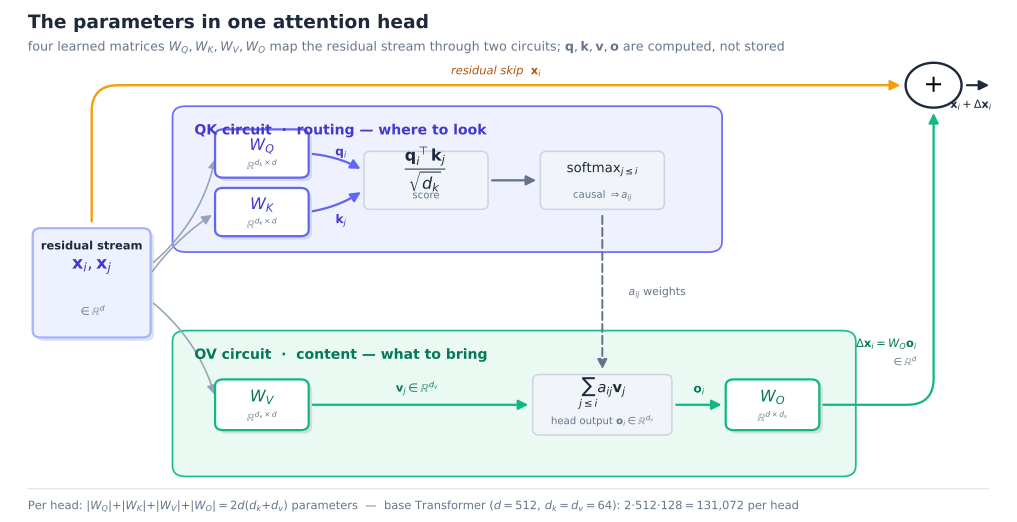

Generate this figure with Python:
"""The parameters in one attention head: a 'two-rail' block-diagram schematic (Appendix A, A.1).

A single panel, fully deterministic, no randomness (a structural schematic, not a
measurement).  Column-vector convention, matching the rest of Appendix A.

The head is drawn as TWO color-coded circuits, the spatial form of the collapse the
appendix proves next:

  QK circuit (indigo, top rail) -- routing, "where to look":
      x_i,x_j --> [W_Q],[W_K] --> q_i,k_j --> score q.k/sqrt(d_k) --> causal softmax --> a_ij
  OV circuit (emerald, bottom rail) -- content, "what to bring":
      x_j --> [W_V] --> v_j --> weighted sum  o_i = sum_j a_ij v_j --> [W_O] --> Delta x_i

The a_ij weights couple the two rails (top -> bottom); an amber arc carries the residual
skip x_i to the final add.  The FOUR learned matrices W_Q,W_K,W_V,W_O are the only
parameters (W_Q,W_K form M = W_Q^T W_K, A.2; W_V,W_O form W_OV = W_O W_V, A.3);
q,k,v,o are computed intermediates.  Shapes are symbolic (d, d_k, d_v); concrete
magnitudes are tabled in A.13.

Per-head parameter count, derived from the shapes shown:
  |W_Q| + |W_K| + |W_V| + |W_O| = 2 d_k d + 2 d_v d = 2 d (d_k + d_v).
For the base Transformer (d=512, d_k=d_v=64; ref 54) that is 2*512*128 = 131,072.

Outputs:
  qkv-head-parameters.svg
  qkv-head-parameters.json
"""
import json
import pathlib

import matplotlib
matplotlib.use("Agg")
import matplotlib.pyplot as plt
import matplotlib.patheffects as pe
from matplotlib.patches import FancyBboxPatch, FancyArrowPatch, Circle

HERE = pathlib.Path(__file__).resolve().parent

# ---------------------------------------------------------------------------
# Provenance / regeneration data (symbolic shapes + one sourced instantiation).
# ---------------------------------------------------------------------------
d_base, dk_base, dv_base = 512, 64, 64                    # base Transformer (ref 54)
params_per_head = 2 * d_base * dk_base + 2 * d_base * dv_base
data = {
    "convention": "column-vector, single attention head (Appendix A, A.1)",
    "shapes": {
        "x": "R^d", "W_Q": "R^{d_k x d}", "W_K": "R^{d_k x d}",
        "W_V": "R^{d_v x d}", "q": "R^{d_k}", "k": "R^{d_k}",
        "v": "R^{d_v}", "o": "R^{d_v}", "W_O": "R^{d x d_v}", "delta_x": "R^d",
    },
    "circuits": {"QK": "M = W_Q^T W_K (A.2)", "OV": "W_OV = W_O W_V (A.3)"},
    "param_count_per_head": "2*d*d_k + 2*d*d_v = 2 d (d_k + d_v)",
    "base_transformer": {
        "d": d_base, "d_k": dk_base, "d_v": dv_base, "h": 8,
        "params_per_head": params_per_head,
        "source": "ref 54 (Vaswani et al. 2017); magnitudes tabled in A.13",
    },
}
with open(HERE / "qkv-head-parameters.json", "w") as f:
    json.dump(data, f, indent=1)

# =============================== STYLE =====================================
BG    = "#fbfcfe"
QK    = "#eef0fe"; QK_E = "#6366f1"; QK_D = "#4338ca"     # indigo: QK circuit
OV    = "#e9f9f1"; OV_E = "#10b981"; OV_D = "#047857"     # emerald: OV circuit
NODE  = "#f1f5f9"; NODE_E = "#cbd5e1"
INK   = "#1e293b"; MUTE = "#64748b"; FAINT = "#94a3b8"
SKIP  = "#f59e0b"                                         # amber: residual skip
BUS   = "#eef2ff"; BUS_E = "#a5b4fc"


def panel(ax, x, y, w, h, fc, ec, label, lblcolor):
    ax.add_patch(FancyBboxPatch((x, y), w, h, boxstyle="round,pad=0.02,rounding_size=0.22",
                                fc=fc, ec=ec, lw=1.3, alpha=0.95, zorder=1))
    ax.text(x + 0.34, y + h - 0.34, label, ha="left", va="top",
            fontsize=10.5, color=lblcolor, fontweight="bold", zorder=6)


def card(ax, cx, cy, w, h, name, shape, fc, ec, *, namec=INK, fs=14, shadow=True):
    box = FancyBboxPatch((cx - w / 2, cy - h / 2), w, h,
                         boxstyle="round,pad=0.02,rounding_size=0.14",
                         fc=fc, ec=ec, lw=1.7, zorder=4)
    if shadow:
        box.set_path_effects([pe.withSimplePatchShadow(
            offset=(2.6, -2.6), shadow_rgbFace=FAINT, alpha=0.30)])
    ax.add_patch(box)
    ax.text(cx, cy + h * 0.16, name, ha="center", va="center",
            fontsize=fs, color=namec, fontweight="bold", zorder=5)
    if shape:
        ax.text(cx, cy - h * 0.27, shape, ha="center", va="center",
                fontsize=8.0, color=MUTE, zorder=5)


def node(ax, cx, cy, w, h, line1, line2=None, *, fc=NODE, ec=NODE_E, fs=10):
    ax.add_patch(FancyBboxPatch((cx - w / 2, cy - h / 2), w, h,
                                boxstyle="round,pad=0.02,rounding_size=0.12",
                                fc=fc, ec=ec, lw=1.2, zorder=4))
    if line2:
        ax.text(cx, cy + h * 0.20, line1, ha="center", va="center", fontsize=fs, color=INK, zorder=5)
        ax.text(cx, cy - h * 0.27, line2, ha="center", va="center", fontsize=7.6, color=MUTE, zorder=5)
    else:
        ax.text(cx, cy, line1, ha="center", va="center", fontsize=fs, color=INK, zorder=5)


def arrow(ax, p0, p1, *, color=INK, lw=1.7, rad=0.0, ls="-", mut=15, z=3):
    ax.add_patch(FancyArrowPatch(p0, p1, arrowstyle="-|>", mutation_scale=mut,
                                 lw=lw, color=color, linestyle=ls, shrinkA=4,
                                 shrinkB=4, connectionstyle=f"arc3,rad={rad}", zorder=z))


def lbl(ax, x, y, s, *, color=MUTE, fs=8.2, ha="center", style="normal", weight="normal"):
    ax.text(x, y, s, ha=ha, va="center", fontsize=fs, color=color,
            fontstyle=style, fontweight=weight, zorder=6)


# =============================== FIGURE ====================================
fig, ax = plt.subplots(figsize=(13.4, 6.6))
fig.patch.set_facecolor("white")
ax.set_facecolor(BG)
ax.set_xlim(0, 16.4); ax.set_ylim(0, 10.0); ax.axis("off")

ax.text(0.3, 9.62, "The parameters in one attention head",
        fontsize=14, color=INK, fontweight="bold", ha="left")
ax.text(0.3, 9.16, r"four learned matrices $W_Q,W_K,W_V,W_O$ map the residual stream "
        r"through two circuits; $\mathbf{q},\mathbf{k},\mathbf{v},\mathbf{o}$ are computed, not stored",
        fontsize=9.5, color=MUTE, ha="left")

# circuit panels
panel(ax, 2.7, 5.05, 9.0, 2.95, QK, QK_E, r"QK circuit  ·  routing — where to look", QK_D)
panel(ax, 2.7, 0.45, 11.2, 2.95, OV, OV_E, r"OV circuit  ·  content — what to bring", OV_D)

# residual-stream input
card(ax, 1.35, 4.4, 1.9, 2.2, r"$\mathbf{x}_i,\mathbf{x}_j$", r"$\in\mathbb{R}^{d}$",
     BUS, BUS_E, namec=QK_D, fs=13)
lbl(ax, 1.35, 5.15, "residual stream", color=INK, fs=8.6, weight="bold")

# QK rail: W_Q / W_K -> score -> softmax -> a
yqk = 6.5
card(ax, 4.15, 7.05, 1.5, 0.95, r"$W_Q$", r"$\mathbb{R}^{d_k\times d}$", "white", QK_E, namec=QK_D, fs=12)
card(ax, 4.15, 5.85, 1.5, 0.95, r"$W_K$", r"$\mathbb{R}^{d_k\times d}$", "white", QK_E, namec=QK_D, fs=12)
node(ax, 6.85, yqk, 2.0, 1.15, r"$\dfrac{\mathbf{q}_i^{\top}\mathbf{k}_j}{\sqrt{d_k}}$", "score", fs=12)
node(ax, 9.75, yqk, 2.0, 1.15, r"softmax$_{j\leq i}$", r"causal $\Rightarrow a_{ij}$", fs=10)
arrow(ax, (2.30, 4.75), (3.40, 7.05), color=FAINT, lw=1.2, rad=0.18)
arrow(ax, (2.30, 4.55), (3.40, 5.85), color=FAINT, lw=1.2, rad=-0.10)
arrow(ax, (4.90, 7.05), (5.85, yqk + 0.18), color=QK_E, rad=-0.12)
arrow(ax, (4.90, 5.85), (5.85, yqk - 0.18), color=QK_E, rad=0.12)
lbl(ax, 5.45, 7.08, r"$\mathbf{q}_i$", color=QK_D, fs=9)
lbl(ax, 5.45, 5.68, r"$\mathbf{k}_j$", color=QK_D, fs=9)
arrow(ax, (7.85, yqk), (8.75, yqk), color=MUTE)

# OV rail: W_V -> weighted sum -> o -> W_O
yov = 1.9
card(ax, 4.15, yov, 1.5, 1.0, r"$W_V$", r"$\mathbb{R}^{d_v\times d}$", "white", OV_E, namec=OV_D, fs=12)
node(ax, 9.75, yov, 2.25, 1.2, r"$\sum_{j\leq i} a_{ij}\mathbf{v}_j$", r"head output $\mathbf{o}_i\in\mathbb{R}^{d_v}$", fs=11)
card(ax, 12.55, yov, 1.5, 1.0, r"$W_O$", r"$\mathbb{R}^{d\times d_v}$", "white", OV_E, namec=OV_D, fs=12)
arrow(ax, (2.30, 4.05), (3.40, yov + 0.10), color=FAINT, lw=1.2, rad=-0.16)
arrow(ax, (4.90, yov), (8.62, yov), color=OV_E)
lbl(ax, 6.7, yov + 0.34, r"$\mathbf{v}_j\in\mathbb{R}^{d_v}$", color=OV_D, fs=8.6)
arrow(ax, (10.88, yov), (11.80, yov), color=OV_E)
lbl(ax, 11.34, yov + 0.32, r"$\mathbf{o}_i$", color=OV_D, fs=9)

# a_ij couples the rails (top -> bottom)
arrow(ax, (9.75, yqk - 0.62), (9.75, yov + 0.62), color=MUTE, lw=1.5, ls=(0, (4, 2)))
lbl(ax, 10.18, 4.2, r"$a_{ij}$ weights", color=MUTE, fs=8.2, ha="left")

# output projection -> residual add (top-right); residual skip wraps over the top
addc = (15.2, 8.45)
ax.add_patch(Circle(addc, 0.46, fc="white", ec=INK, lw=1.8, zorder=5))
ax.text(addc[0], addc[1], r"$+$", ha="center", va="center", fontsize=18, zorder=6)

# sublayer output Delta x_i rises on the clear right margin into the add
ax.add_patch(FancyArrowPatch((13.30, yov), (addc[0], addc[1] - 0.46),
             arrowstyle="-|>", mutation_scale=15, lw=1.7, color=OV_E,
             connectionstyle="angle,angleA=0,angleB=90,rad=20", shrinkA=4, shrinkB=4, zorder=3))
lbl(ax, 14.92, 3.15, r"$\Delta\mathbf{x}_i=W_O\mathbf{o}_i$", color=OV_D, fs=8.6, ha="right")
lbl(ax, 14.92, 2.77, r"$\in\mathbb{R}^{d}$", color=MUTE, fs=7.6, ha="right")

# elegant amber residual skip: rises left of the panels, runs along the top into the add
ax.add_patch(FancyArrowPatch((1.35, 5.55), (addc[0] - 0.46, addc[1]),
             arrowstyle="-|>", mutation_scale=15, lw=1.8, color=SKIP,
             connectionstyle="angle,angleA=90,angleB=0,rad=20", shrinkA=4, shrinkB=4, zorder=3))
lbl(ax, 8.0, 8.74, r"residual skip  $\mathbf{x}_i$", color="#b45309", fs=8.6, style="italic")

# merged residual-stream output
ax.add_patch(FancyArrowPatch((addc[0] + 0.46, addc[1]), (16.2, addc[1]),
             arrowstyle="-|>", mutation_scale=15, lw=1.6, color=INK,
             shrinkA=4, shrinkB=4, zorder=3))
lbl(ax, 16.15, 8.05, r"$\mathbf{x}_i+\Delta\mathbf{x}_i$", color=INK, fs=8.4, ha="right")

# footer: parameter budget
ax.plot([0.3, 16.1], [0.18, 0.18], color="#e2e8f0", lw=1.0, zorder=0)
ax.text(0.3, -0.18, r"Per head: $|W_Q|{+}|W_K|{+}|W_V|{+}|W_O| = 2d(d_k{+}d_v)$ "
        r"parameters  —  base Transformer $(d{=}512,\,d_k{=}d_v{=}64)$: "
        r"$2{\cdot}512{\cdot}128 = 131{,}072$ per head",
        fontsize=8.6, color=MUTE, ha="left", va="center")

fig.savefig(HERE / "qkv-head-parameters.svg", bbox_inches="tight", facecolor="white")
print("wrote qkv-head-parameters.svg and .json; params/head (base) =", params_per_head)
